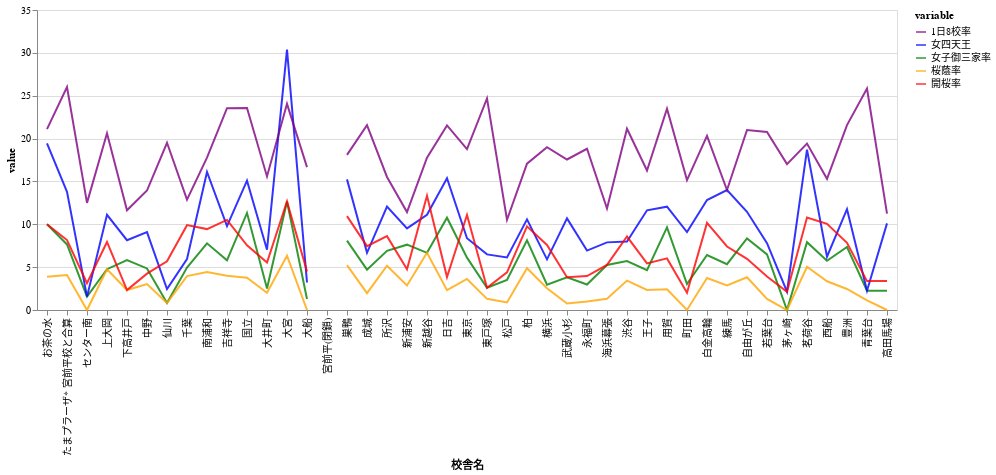

Write notebook code for a chart like this one.
### Code cell
df_pass_rate_women = df_pass_rate_women.rename(columns={'実績入力以外の編集禁止':'校舎名'})
df_pass_rate_women = pd.melt(df_pass_rate_women, id_vars=['校舎名'])

chart3 = (
    alt.Chart(df_pass_rate_women)
    .mark_line(opacity=0.8)
    .encode(
        x='校舎名',
        y=alt.Y('value:Q', stack=None),
        color=alt.Color('variable', scale=alt.Scale(range=["purple", "blue", "green","orange", "red", "pink"]))
    )
)

chart3

### Figure 1 — Vega-Lite specification as saved in the notebook (floating-point values rounded to 4 significant figures; data arrays with more than 128 entries replaced by an {"elided": "..."} marker saying what was removed)
{"config": {"view": {"continuousWidth": 400, "continuousHeight": 300}}, "data": {"name": "data-bfbb567b5646c9f330da229846a9840d"}, "mark": {"type": "line", "opacity": 0.8}, "encoding": {"color": {"field": "variable", "scale": {"range": ["purple", "blue", "green", "orange", "red", "pink"]}, "type": "nominal"}, "x": {"field": "校舎名", "type": "nominal"}, "y": {"field": "value", "stack": null, "type": "quantitative"}}, "$schema": "https://vega.github.io/schema/vega-lite/v4.17.0.json", "datasets": {"data-bfbb567b5646c9f330da229846a9840d": {"elided": "215 records"}}}
